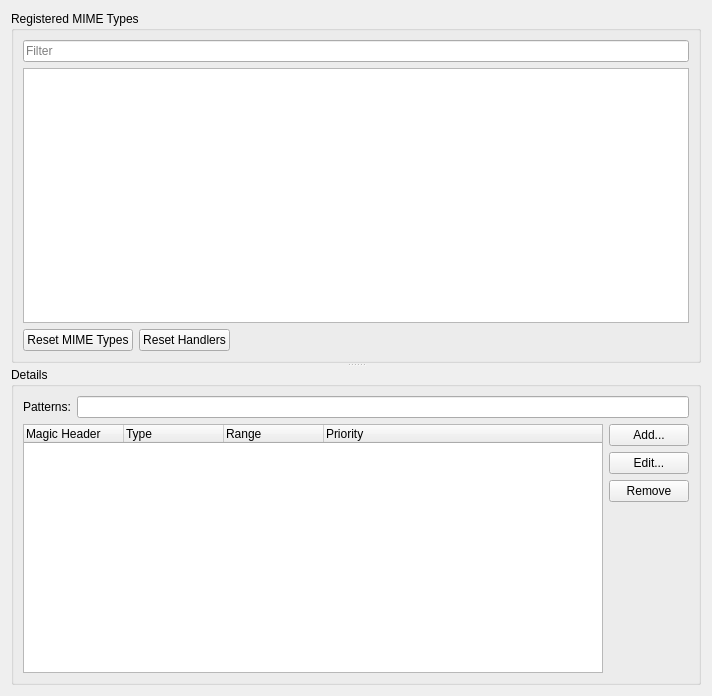
<?xml version="1.0" encoding="UTF-8"?>
<ui version="4.0">
 <class>Orca::Plugin::Core::MimeTypeSettingsPage</class>
 <widget class="QWidget" name="Orca::Plugin::Core::MimeTypeSettingsPage">
  <property name="geometry">
   <rect>
    <x>0</x>
    <y>0</y>
    <width>712</width>
    <height>696</height>
   </rect>
  </property>
  <property name="windowTitle">
   <string/>
  </property>
  <layout class="QVBoxLayout" name="verticalLayout_2">
   <item>
    <widget class="QSplitter" name="splitter">
     <property name="orientation">
      <enum>Qt::Vertical</enum>
     </property>
     <property name="childrenCollapsible">
      <bool>false</bool>
     </property>
     <widget class="QGroupBox" name="mimeTypesGroupBox">
      <property name="title">
       <string>Registered MIME Types</string>
      </property>
      <layout class="QGridLayout" name="gridLayout">
       <item row="2" column="2">
        <spacer name="horizontalSpacer">
         <property name="orientation">
          <enum>Qt::Horizontal</enum>
         </property>
         <property name="sizeHint" stdset="0">
          <size>
           <width>476</width>
           <height>20</height>
          </size>
         </property>
        </spacer>
       </item>
       <item row="0" column="0" colspan="3">
        <widget class="QLineEdit" name="filterLineEdit">
         <property name="placeholderText">
          <string>Filter</string>
         </property>
        </widget>
       </item>
       <item row="1" column="0" colspan="3">
        <widget class="QTreeView" name="mimeTypesTreeView">
         <property name="editTriggers">
          <set>QAbstractItemView::DoubleClicked|QAbstractItemView::EditKeyPressed|QAbstractItemView::SelectedClicked</set>
         </property>
         <property name="rootIsDecorated">
          <bool>false</bool>
         </property>
         <property name="uniformRowHeights">
          <bool>true</bool>
         </property>
        </widget>
       </item>
       <item row="2" column="0">
        <widget class="QPushButton" name="resetButton">
         <property name="toolTip">
          <string>Reset all MIME type definitions to their defaults.</string>
         </property>
         <property name="text">
          <string>Reset MIME Types</string>
         </property>
        </widget>
       </item>
       <item row="2" column="1">
        <widget class="QPushButton" name="resetHandlersButton">
         <property name="toolTip">
          <string>Reset the assigned handler for all MIME type definitions to the default.</string>
         </property>
         <property name="text">
          <string>Reset Handlers</string>
         </property>
        </widget>
       </item>
      </layout>
     </widget>
     <widget class="QGroupBox" name="detailsGroupBox">
      <property name="title">
       <string>Details</string>
      </property>
      <layout class="QVBoxLayout" name="verticalLayout_4">
       <item>
        <layout class="QHBoxLayout" name="horizontalLayout">
         <item>
          <widget class="QLabel" name="patternsLabel">
           <property name="text">
            <string>Patterns:</string>
           </property>
          </widget>
         </item>
         <item>
          <widget class="QLineEdit" name="patternsLineEdit">
          <property name="toolTip">
           <string>A semicolon-separated list of wildcarded file names.</string>
          </property>
         </widget>
         </item>
        </layout>
       </item>
       <item>
        <layout class="QHBoxLayout" name="horizontalLayout_2">
         <item>
          <widget class="QTreeWidget" name="magicHeadersTreeWidget">
           <property name="rootIsDecorated">
            <bool>false</bool>
           </property>
           <property name="uniformRowHeights">
            <bool>true</bool>
           </property>
           <property name="columnCount">
            <number>4</number>
           </property>
           <column>
            <property name="text">
             <string notr="true">Magic Header</string>
            </property>
           </column>
           <column>
            <property name="text">
             <string>Type</string>
            </property>
           </column>
           <column>
            <property name="text">
             <string>Range</string>
            </property>
           </column>
           <column>
            <property name="text">
             <string>Priority</string>
            </property>
           </column>
          </widget>
         </item>
         <item>
          <layout class="QVBoxLayout" name="verticalLayout">
           <item>
            <widget class="QPushButton" name="addMagicButton">
             <property name="text">
              <string>Add...</string>
             </property>
            </widget>
           </item>
           <item>
            <widget class="QPushButton" name="editMagicButton">
             <property name="text">
              <string>Edit...</string>
             </property>
            </widget>
           </item>
           <item>
            <widget class="QPushButton" name="removeMagicButton">
             <property name="text">
              <string>Remove</string>
             </property>
            </widget>
           </item>
           <item>
            <spacer name="verticalSpacer_2">
             <property name="orientation">
              <enum>Qt::Vertical</enum>
             </property>
             <property name="sizeHint" stdset="0">
              <size>
               <width>72</width>
               <height>18</height>
              </size>
             </property>
            </spacer>
           </item>
          </layout>
         </item>
        </layout>
       </item>
      </layout>
     </widget>
    </widget>
   </item>
  </layout>
 </widget>
 <tabstops>
  <tabstop>filterLineEdit</tabstop>
  <tabstop>mimeTypesTreeView</tabstop>
  <tabstop>resetButton</tabstop>
  <tabstop>patternsLineEdit</tabstop>
  <tabstop>magicHeadersTreeWidget</tabstop>
  <tabstop>addMagicButton</tabstop>
  <tabstop>editMagicButton</tabstop>
  <tabstop>removeMagicButton</tabstop>
 </tabstops>
 <resources/>
 <connections/>
</ui>
